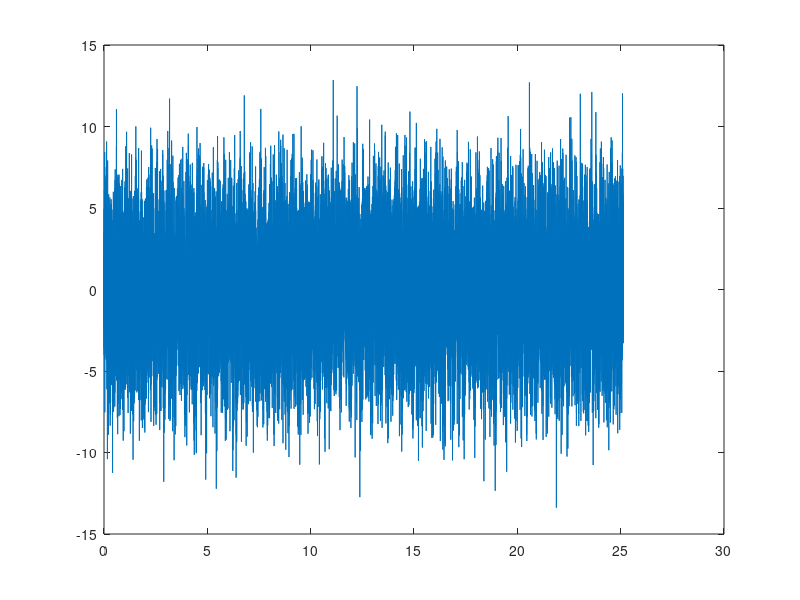

Write MATLAB code to recreate this figure. (Note: this script raises an error after producing the figure.)
clc; clear; close all;

t = 0:0.001:8*pi;

y = sin(2*pi*2*t) + sin(2*pi*4*t);
yn = awgn(y, -10);

figure;
plot(t, yn);

n_harmonics = 3;
tolerance = 0.0001;
yf = ApplyCombFilter(2, t, yn, n_harmonics, tolerance);

figure;
plot(t, yf);
hold on;
plot(t, y);
